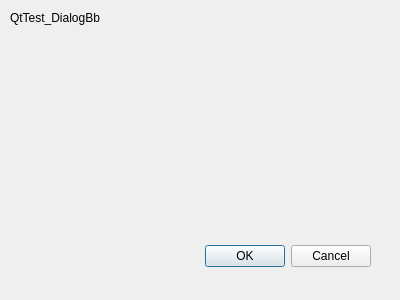
<?xml version="1.0" encoding="UTF-8"?>
<ui version="4.0">
 <class>Dialog</class>
 <widget class="QDialog" name="Dialog">
  <property name="geometry">
   <rect>
    <x>0</x>
    <y>0</y>
    <width>400</width>
    <height>300</height>
   </rect>
  </property>
  <property name="windowTitle">
   <string>Dialog</string>
  </property>
  <widget class="QDialogButtonBox" name="buttonBox">
   <property name="geometry">
    <rect>
     <x>30</x>
     <y>240</y>
     <width>341</width>
     <height>32</height>
    </rect>
   </property>
   <property name="orientation">
    <enum>Qt::Horizontal</enum>
   </property>
   <property name="standardButtons">
    <set>QDialogButtonBox::Cancel|QDialogButtonBox::Ok</set>
   </property>
  </widget>
  <widget class="QLabel" name="label">
   <property name="geometry">
    <rect>
     <x>10</x>
     <y>10</y>
     <width>381</width>
     <height>16</height>
    </rect>
   </property>
   <property name="text">
    <string>QtTest_DialogBb</string>
   </property>
  </widget>
 </widget>
 <resources/>
 <connections>
  <connection>
   <sender>buttonBox</sender>
   <signal>accepted()</signal>
   <receiver>Dialog</receiver>
   <slot>accept()</slot>
   <hints>
    <hint type="sourcelabel">
     <x>248</x>
     <y>254</y>
    </hint>
    <hint type="destinationlabel">
     <x>157</x>
     <y>274</y>
    </hint>
   </hints>
  </connection>
  <connection>
   <sender>buttonBox</sender>
   <signal>rejected()</signal>
   <receiver>Dialog</receiver>
   <slot>reject()</slot>
   <hints>
    <hint type="sourcelabel">
     <x>316</x>
     <y>260</y>
    </hint>
    <hint type="destinationlabel">
     <x>286</x>
     <y>274</y>
    </hint>
   </hints>
  </connection>
 </connections>
</ui>
